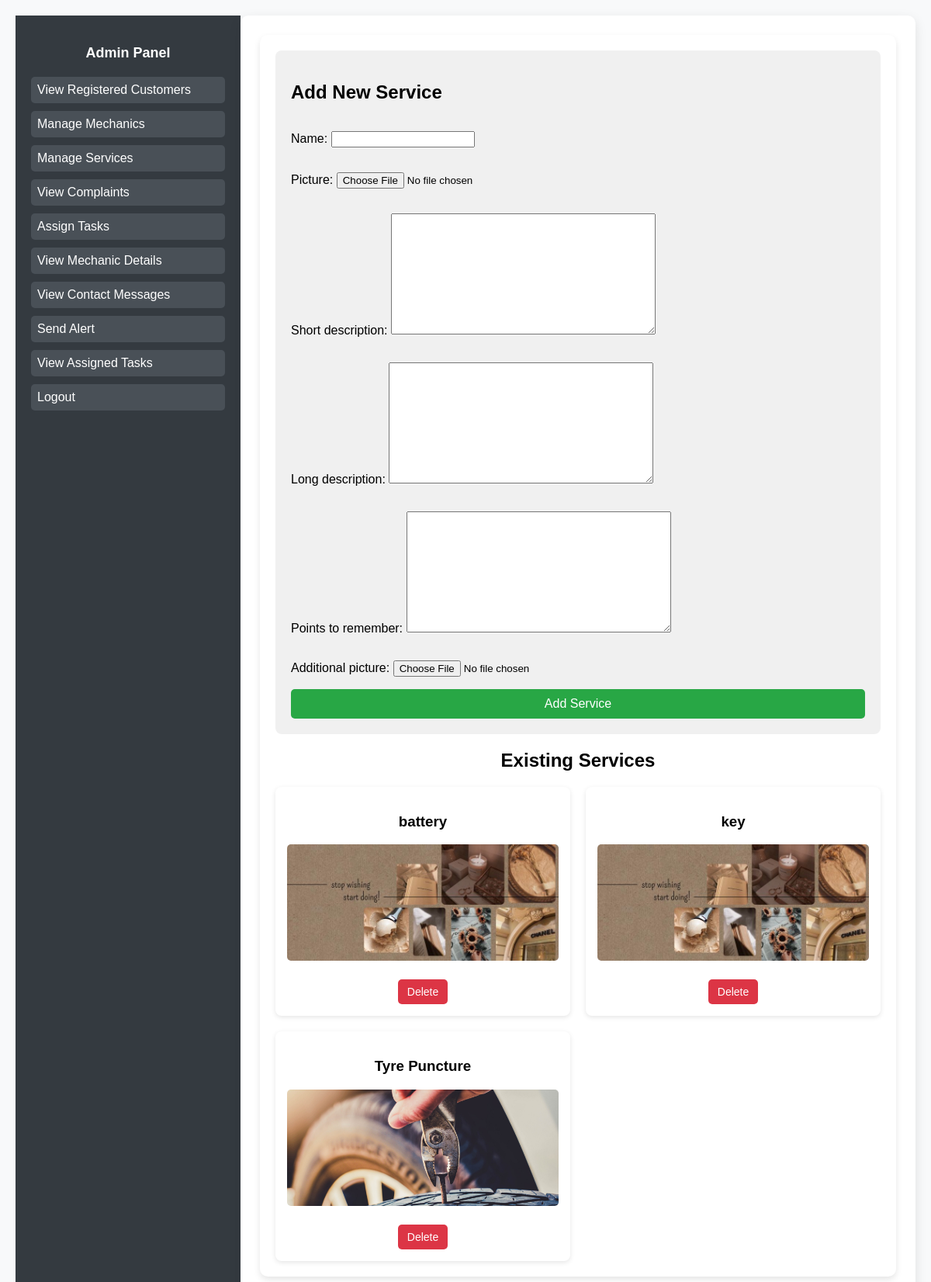
The app's page /manage-services/ (signed in), older data.
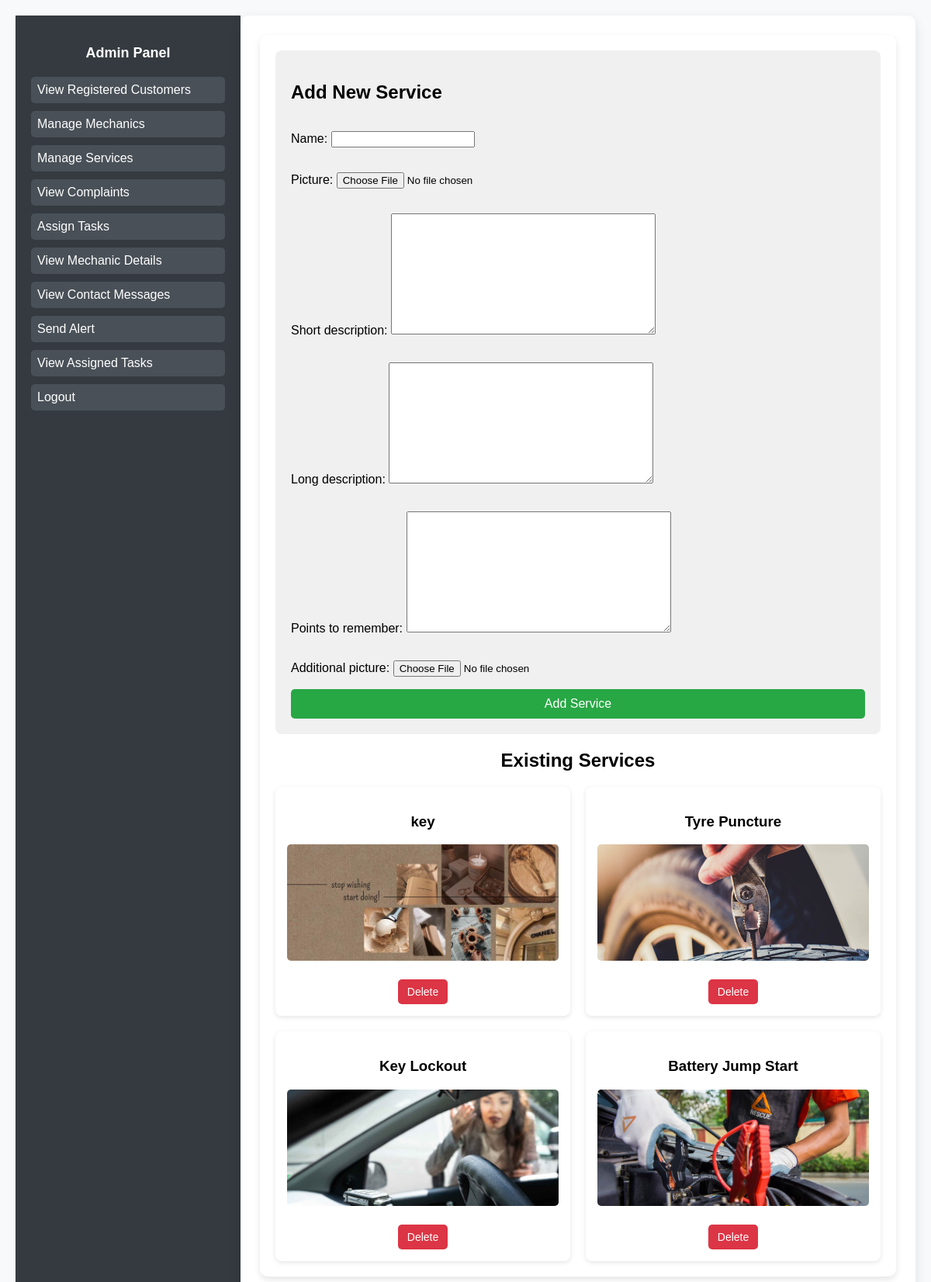
The same page, newer data.
### Home/models.py (models this page shows, shortened)
class ServiceProvided(models.Model):
    name = models.CharField(max_length=255)
    picture = models.ImageField(upload_to='services/')  # Main picture
    short_description = models.TextField()
    long_description = models.TextField()
    points_to_remember = models.TextField()
    additional_picture = models.ImageField(upload_to='services/', blank=True, null=True)  # Additional Picture

### Home/views.py (the view, shortened to what this page needs)
# urls.py: path('manage-services/', views.manage_service, name='manage_service'),
@login_required
def manage_service(request):
    form = ServiceProvidedForm()  # Ensure form is always initialized
    services = ServiceProvided.objects.all()
    return render(request, 'manage_service.html', {'form': form, 'services': services})

### Home/forms.py
class ServiceProvidedForm(forms.ModelForm):
    class Meta:
        model = ServiceProvided
        fields = ['name', 'picture', 'short_description', 'long_description', 'points_to_remember', 'additional_picture']

### templates/manage_service.html (shortened to what this page needs)
{% extends 'base_admin.html' %}
{% block content %}
<!DOCTYPE html>
<html lang="en">
<head>
</head>
<body style="font-family: Arial, sans-serif; background-color: #f8f9fa; margin: 0; padding: 20px;">
    <div style="max-width: 900px; margin: 0 auto; background: #fff; padding: 20px; border-radius: 10px; box-shadow: 0px 4px 8px rgba(0, 0, 0, 0.1);">
        <div style="background: #f0f0f0; padding: 20px; border-radius: 8px; margin-bottom: 20px;">
            <h2>Add New Service</h2>
            <form method="post" enctype="multipart/form-data" style="display: flex; flex-direction: column;">
                {{ form.as_p }}
                <button type="submit" style="background: #28a745; color: white; padding: 10px 15px; border: none; cursor: pointer; font-size: 16px; border-radius: 5px; transition: 0.3s;">
                    Add Service
                </button>
            </form>
        </div>
        <h2 style="text-align: center; margin: 20px 0;">Existing Services</h2>
        <div style="display: grid; grid-template-columns: repeat(auto-fit, minmax(250px, 1fr)); gap: 20px;">
            {% for service in services %}
                <div style="background: white; padding: 15px; border-radius: 8px; box-shadow: 0px 2px 6px rgba(0, 0, 0, 0.1); text-align: center; transition: 0.3s;">
                    <h3>{{ service.name }}</h3>
                    <img src="{{ service.picture.url }}" alt="Service Image" style="width: 100%; height: 150px; object-fit: cover; border-radius: 5px; margin-bottom: 10px;">
                    <form method="post" style="margin-top: 10px;" onsubmit="return confirmDelete();">
                        <button type="submit" name="delete" style="background: #dc3545; color: white; padding: 8px 12px; border: none; cursor: pointer; font-size: 14px; border-radius: 5px; transition: 0.3s;">
                            Delete
                        </button>
                    </form>
                </div>
            {% empty %}
                <p style="text-align: center; font-size: 16px; color: gray; margin-top: 20px;">No services available.</p>
            {% endfor %}
        </div>
    </div>
</body>
</html>
{% endblock %}

Row changes from the older to the newer data that the page shows:
removed ServiceProvided: name "battery", picture (picture)
added ServiceProvided: name "Key Lockout", picture (picture)
added ServiceProvided: name "Battery Jump Start", picture (picture)
